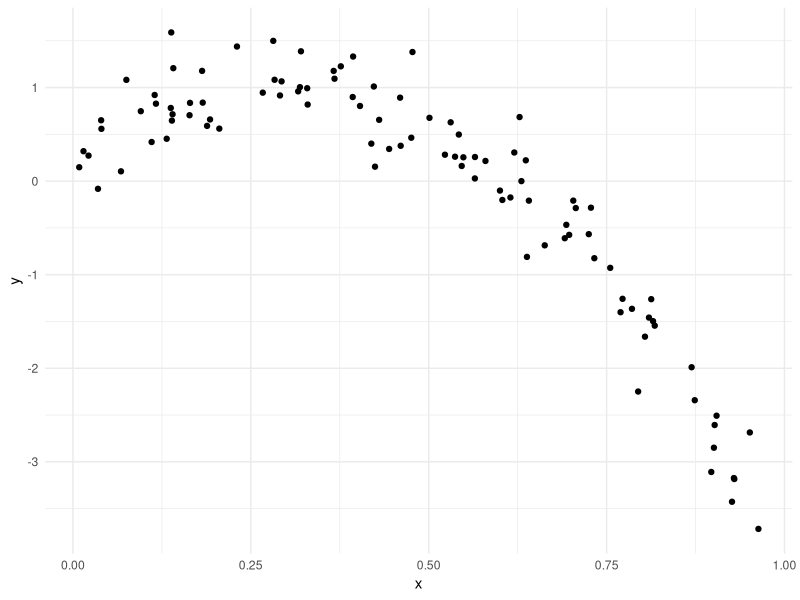
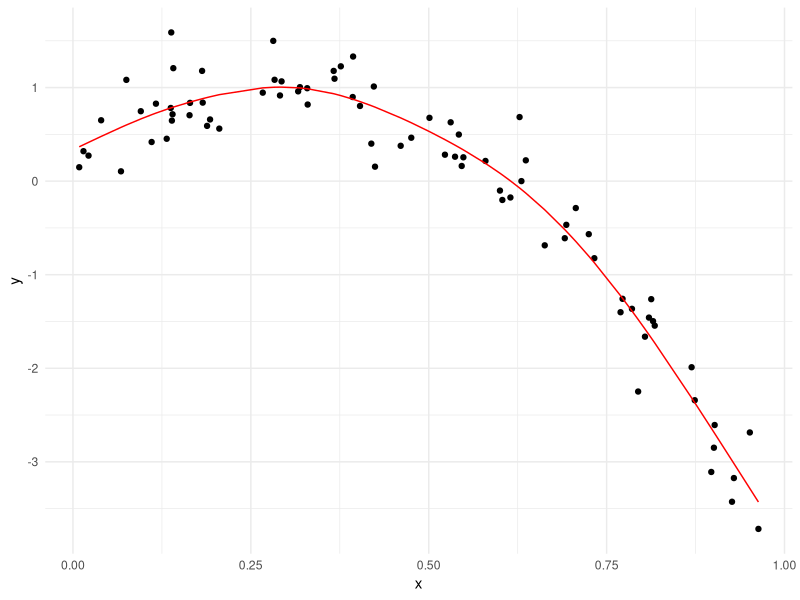
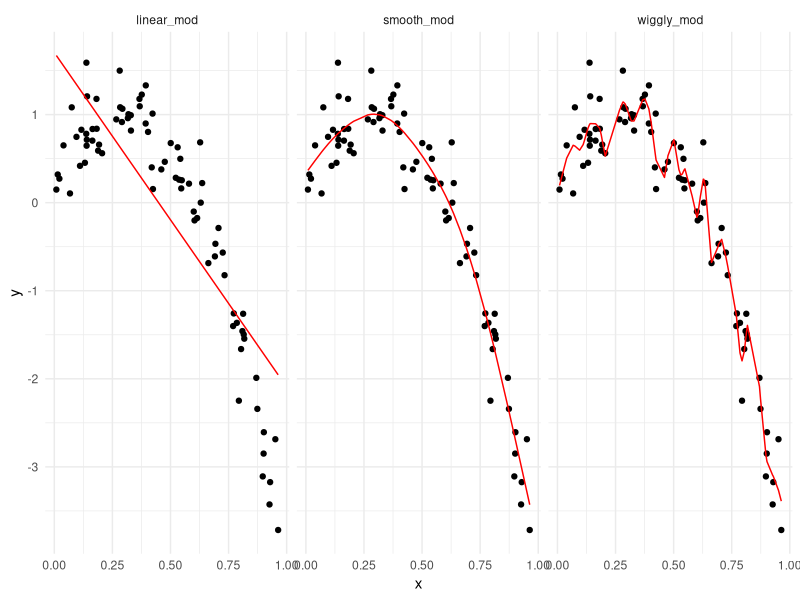

Source code (R) for these figures, in order:
## ---- chunk 1
library(tidyverse)
library(modelr)
library(mgcv)

knitr::opts_chunk$set(
  fig.width = 6,
  fig.asp = 0.6,
  out.width = "90%"
)

theme_set(theme_minimal() + theme(legend.position = "bottom"))

options(
  ggplot2.continuous.colour = "viridis",
  ggplot2.continuous.fill = "viridis"
)

scale_colour_discrete = scale_colour_viridis_d
scale_fill_discrete = scale_fill_viridis_d

## ---- chunk 2
nonlin_df =
  tibble(
    id = 1:100,
    x = runif(100, 0, 1),
    y = 1 - 10 * (x - 0.3) ^ 2 + rnorm(100, 0, 0.3)
  )
## ---- chunk 3
nonlin_df %>% 
  ggplot(aes(x = x, y = y)) +
  geom_point()
## ---- chunk 4
train_df = sample_n(nonlin_df, size = 80)
test_df = anti_join(nonlin_df, train_df, by = "id")
## ---- chunk 5
linear_mod = lm(y ~ x, data = train_df)
smooth_mod = gam(y ~ s(x), data = train_df)
wiggly_mod = gam(y ~ s(x, k = 30), sp = 10e-6, data = train_df)
## ---- chunk 6
train_df %>% 
  add_predictions(smooth_mod) %>% 
  ggplot(aes(x = x, y = y)) +
  geom_point() +
  geom_line(aes(y = pred), color = "red")
## ---- chunk 7
train_df %>% 
  gather_predictions(linear_mod, smooth_mod, wiggly_mod) %>% 
  ggplot(aes(x = x, y = y)) +
  geom_point() +
  geom_line(aes(y = pred), color = "red") +
  facet_grid(. ~ model)
## ---- chunk 8
rmse(linear_mod, test_df)
rmse(smooth_mod, test_df)
rmse(wiggly_mod, test_df)
